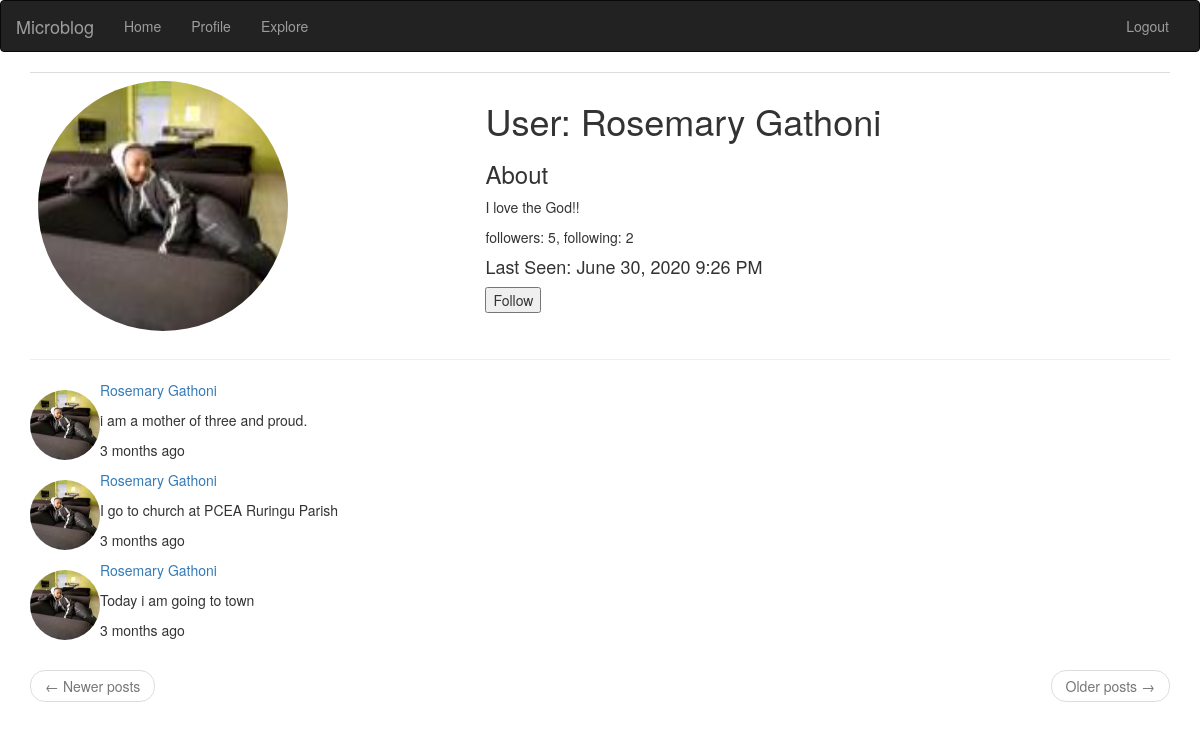
/user/Rosemary Gathoni (signed in), run on the app's committed database.
### app/model.py (models this page shows, shortened)
class People(UserMixin, db.Model):
    id = db.Column(db.Integer, primary_key= True)
    username = db.Column(db.String(120), index=True, unique=True, nullable=False)
    email = db.Column(db.String(120), index=True, unique=True, nullable=False)
    password_hash = db.Column(db.String(128), index=True)
    image = db.Column(db.String(20), nullable= False, default='default1.jpg')
    about_me = db.Column(db.String(140))
    last_seen = db.Column(db.DateTime, default = datetime.utcnow)
    posts = db.relationship('Post', backref='author', lazy='dynamic')
    followed = db.relationship('People', secondary=followers,
                              primaryjoin=(followers.c.follower_id == id),
                               secondaryjoin=
                               (followers.c.followed_id == id),
                               backref =
                               db.backref('followers', lazy='dynamic'),
                               lazy='dynamic')
    def is_following(self,user):
        return self.followed.filter(followers.c.followed_id == user.id).count() > 0
    def __repr__(self):
        return f"{self.username}"

class Post(db.Model):
    id = db.Column(db.Integer, primary_key=True)
    body = db.Column(db.String(140))
    timestamp = db.Column(db.DateTime, index=True, default=datetime.utcnow)
    user_id = db.Column(db.Integer, db.ForeignKey("people.id"))
    language = db.Column(db.String(100))

### app/routes.py (the view)
@app.route("/user/<username>")
@login_required
def user(username):
    user = People.query.filter(People.username == username).first_or_404()
    page = request.args.get('page', 1, type=int)
    posts = Post.query.filter(Post.user_id == user.id).paginate(page, app.config['POSTS_PER_PAGE'], False)
    next_url = url_for('user', username=current_user, page=posts.next_num, posts=posts) if posts.has_next else None
    prev_url = url_for('user', username=current_user, page=posts.prev_num, posts=posts) if posts.has_prev else None
    image_file = url_for('static', filename='profile_pics/'+ current_user.image)
    form = EmptyForm()
    return render_template('user.html', user=user, post=posts.items, title='Profile', image_file=image_file, form=form, prev_url= prev_url, next_url=next_url)

### app/forms.py
class EmptyForm(FlaskForm):
    submit = SubmitField(_l('Submit'))

### app/model.py (called while the page is built)
@login_manager.user_loader
def load_user(user_id):
    return People.query.get(int(user_id))

### app/routes.py (called while the page is built)
@app.before_request
def before_request():
    if current_user.is_authenticated:
        current_user.last_seen = datetime.utcnow()
        db.session.commit()
        g.locale = str(get_locale())

### app/templates/user.html (shortened to what this page needs)
{% extends 'base.html' %}
{% block app_content %}
    <table class="table table-borderless">
        <tr valign="top">
            <td><img src={{image_file}} style="border-radius: 50%" height="250px" width="250px"></td>
            <td>
                <h1>
                    {{_("User")}}: {{ user.username }}
                </h1>
                {% if user.about_me %}
                <h3>
                    {{_("About")}}
                </h3>
                <p>
                    {{user.about_me}}
                </p>
                {% endif %}
                <p>
                    {{_("followers")}}: {{user.followers.count()}},
                    {{_("following")}}: {{user.followed.count()}}
                </p>
                {% if user.last_seen %}
                <h4>
                    <p>
                        {{_("Last Seen")}}:  {{moment(user.last_seen).format('LLL')}}
                    </p>
                </h4>
                {% endif %}
                {% if not current_user.is_following(user) %}
                <span>
                    <form action="{{url_for('follow', username=user.username )}}" method="post">
                        {{form.submit(value='Follow')}}
                    </form>
                </span>
                {% endif %}
            </td>
        </tr>
    </table>
    <hr>
    {% for i in post %}
        {% include '_post.html'%}
    {% endfor %}
    <nav aria-label="...">
        <ul class="pager">
            <li class="previous{% if not prev_url %} disabled{% endif %}">
                <a href="{{ prev_url or '#' }}">
                    <span aria-hidden="true">&larr;</span> {{_("Newer posts")}}
                </a>
            </li>
            <li class="next{% if not next_url %} disabled{% endif %}">
                <a href="{{ next_url or '#' }}">
                    {{_("Older posts")}} <span aria-hidden="true">&rarr;</span>
                </a>
            </li>
        </ul>
    </nav>
{% endblock %}

### app/templates/_post.html (shortened to what this page needs)
<table>
    <tr>
        <td><img src={{image_file}} style="border-radius: 50%" height="70px" width="70px"></td>
        <td>
            <a href="{{url_for('user', username=i.author.username)}}">
                <p>{{i.author.username}}</p>
            </a>
            <p>{{i.body}}</p>
            <p>{{moment(i.timestamp).fromNow()}}</p>
        </td>
    </tr>
</table>

### data on the page
People: username "Rosemary Gathoni", about_me "I love the God!!", last_seen "June 30, 2020 9:26 PM"
Post: author.username "Rosemary Gathoni", body "i am a mother of three and proud.", timestamp "3 months ago"
Post: author.username "Rosemary Gathoni", body "I go to church at PCEA Ruringu Parish", timestamp "3 months ago"
Post: author.username "Rosemary Gathoni", body "Today i am going to town", timestamp "3 months ago"

### other printed values
{{ user.followers.count() }} "5"
{{ user.followed.count() }} "2"
